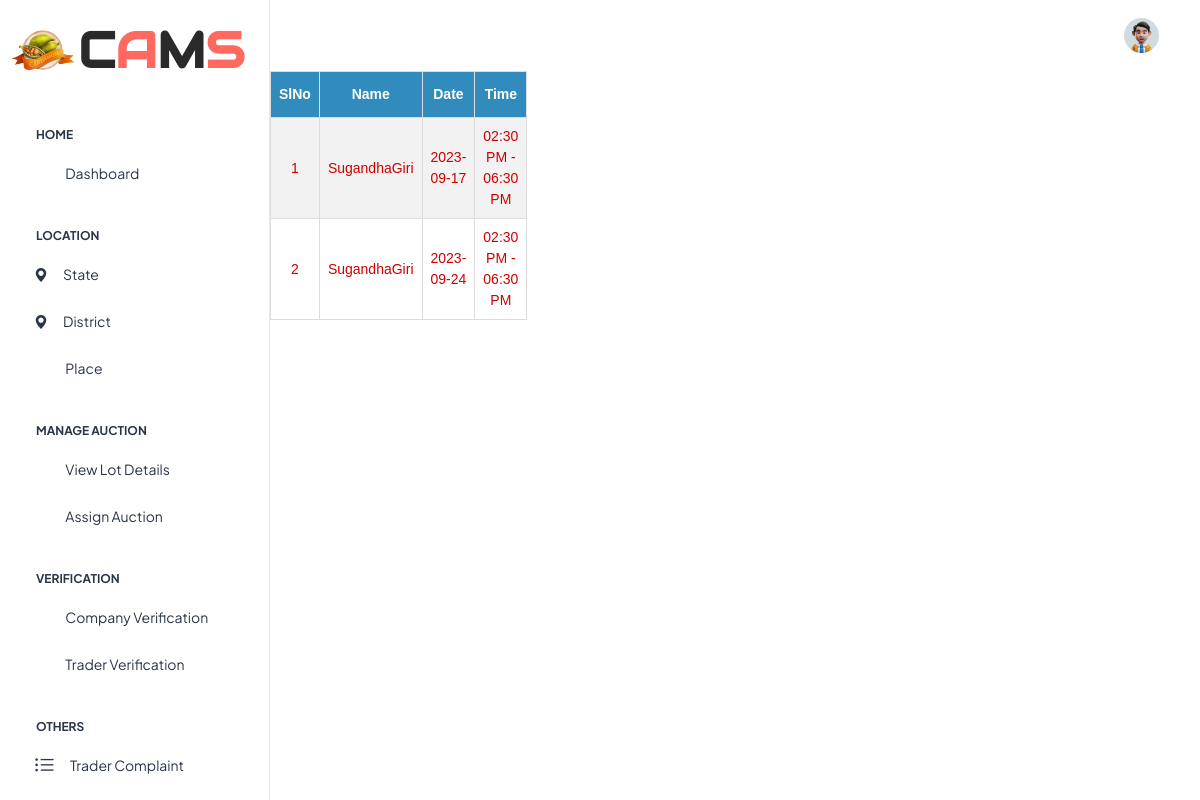
The app's page /PROJECT/Admin/ViewAssignDate.php with its own data.
### tables this page shows
CREATE TABLE `tbl_auctionhead` (
  `auctionhead_id` int(11) NOT NULL,
  `auctionhead_date` varchar(30) NOT NULL,
  `auctionhead_time` varchar(30) NOT NULL,
  `auctionhead_status` int(11) NOT NULL,
  `company_id` int(11) NOT NULL
);

CREATE TABLE `tbl_company` (
  `company_id` int(11) NOT NULL,
  `company_name` varchar(50) NOT NULL,
  `company_contact` varchar(10) NOT NULL,
  `company_email` varchar(30) NOT NULL,
  `company_address` varchar(50) NOT NULL,
  `company_logo` varchar(150) NOT NULL,
  `company_proof` varchar(150) NOT NULL,
  `company_v_status` int(11) NOT NULL DEFAULT 0,
  `company_doj` date NOT NULL,
  `place_id` int(11) NOT NULL,
  `company_shortname` varchar(30) NOT NULL,
  `company_gst` varchar(20) NOT NULL,
  `company_licenseno` varchar(30) NOT NULL,
  `company_password` varchar(30) NOT NULL
);

### PROJECT/Admin/ViewAssignDate.php (the view, shortened to what this page needs)
<?php
include("../Assets/Connection/Connection.php");
?>
<!DOCTYPE html PUBLIC "-//W3C//DTD XHTML 1.0 Transitional//EN" "http://www.w3.org/TR/xhtml1/DTD/xhtml1-transitional.dtd">
<html xmlns="http://www.w3.org/1999/xhtml">
<head>
</head>
<body>
<?php
include("Head.php");
?>
<a href="Home.php">Home</a>
<h1 align="center">View Assign Date</h1>
<?php
$i=0;
$selQry="select * from tbl_auctionhead a inner join tbl_company c on a.company_id=c.company_id";
$result=$conn->query($selQry);
if($result->num_rows>0)
{
?>
<table width="200" border="1">
  <tr>
    <th>SlNo</th>
      <th>Name</th>
    <th>Date</th>
    <th>Time</th>
  </tr>
  <?php
  while($row=$result->fetch_assoc())
  {
	  $i++;
  ?>
  <tr>
    <td><?php echo $i; ?></td>
      <td><?php echo $row['company_name'] ?></td>
    <td><?php echo $row['auctionhead_date'] ?></td>
    <td><?php echo $row['auctionhead_time'] ?></td>
  </tr>
  <?php
  }
  ?>
</table>
<?php
}
?>
<?php
include("Foot.php");
?>
</body>
</html>

### PROJECT/Assets/Template/form.css (style rules this page uses)
#tab td, #tab th { border: 1px solid #ddd; padding: 8px; color: #c00; text-align: center; }
#tab a { color: #06f; }
#tab tr:nth-child(even) { background-color: #f2f2f2; }
#tab th { padding-top: 12px; padding-bottom: 12px; text-align: center; background-color: #318cbd; color: white; }

### records on screen
tbl_auctionhead: company.company_name "SugandhaGiri", auctionhead_date "2023-09-17", auctionhead_time "02:30 PM - 06:30 PM"
tbl_auctionhead: company.company_name "SugandhaGiri", auctionhead_date "2023-09-24", auctionhead_time "02:30 PM - 06:30 PM"
